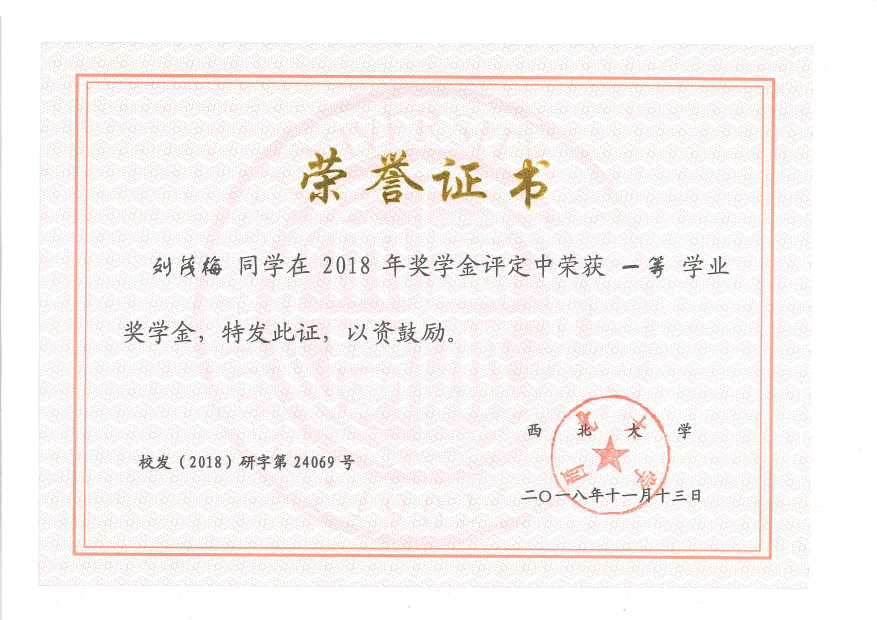
#> input picture temp/JPEGcompression/jxj2018_compressed_image.jpg, 3508 x 2480 px (shown at 1/4 size); its folder holds only this picture in this run
$ python -i PPTps.py   (imports and definitions only)   (older library calls are emulated)
#> lines starting #> are read from the running program, lines starting #| are printed output that depends on the picture; after the words box and inside, x2 and y2 are one past the last pixel; in counts of white or black regions, pixels touching at a corner belong together
#> further down, picture is the input picture: shape (2480, 3508, 3); mean B, G, R 242.2, 243.6, 249
# -*- coding: UTF-8 -*-
import os
import cv2
import numpy as np


def preprocess(img):
    # 转换为灰度图
    img = cv2.cvtColor(img, cv2.COLOR_BGR2GRAY)
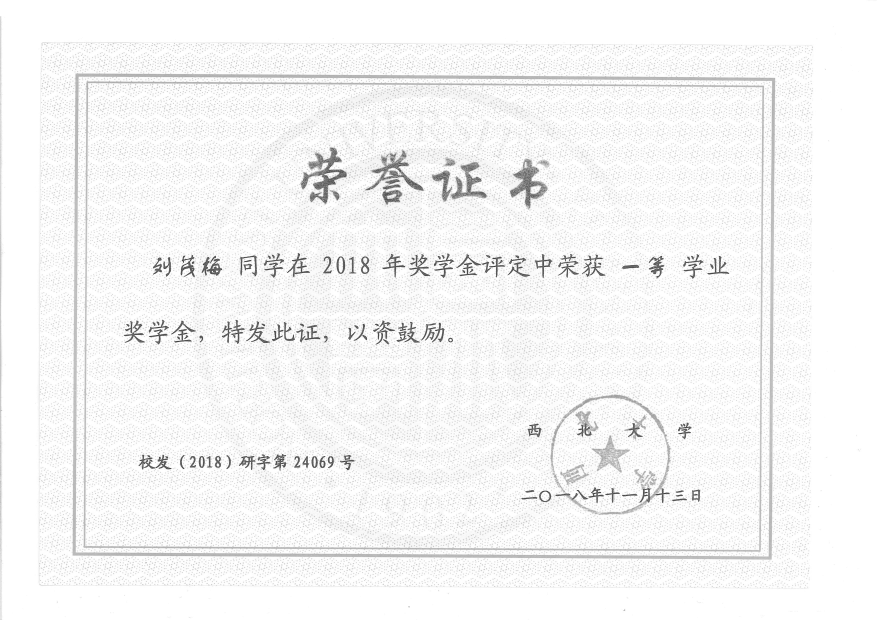
#> img: shape (2480, 3508) (shown at 1/4 size); min 0, max 255, mean 245.1
    # 二值化
    img = cv2.threshold(img, 0, 255, cv2.THRESH_BINARY | cv2.THRESH_OTSU)[1]
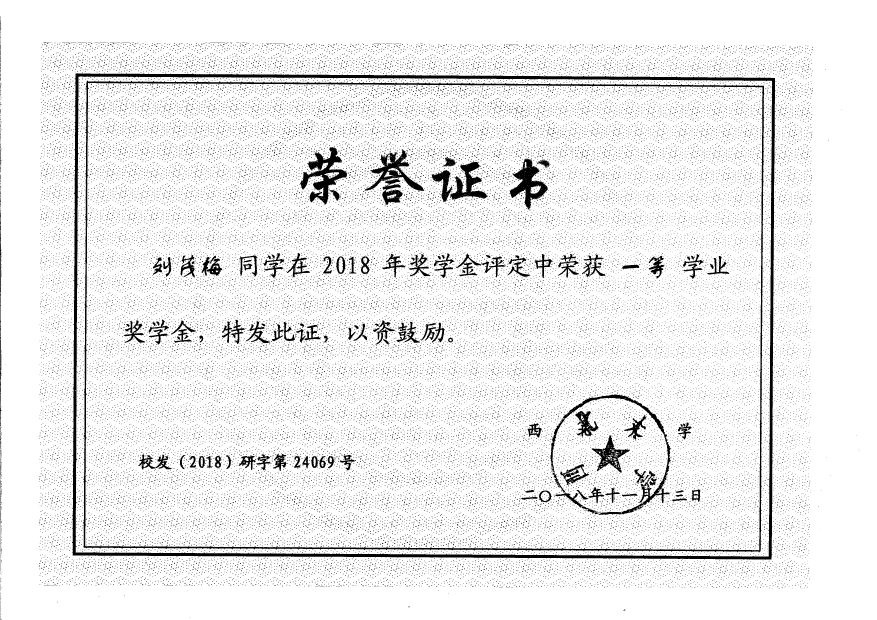
#> img: shape (2480, 3508) (shown at 1/4 size); 92.7% white; 43901 black regions (43691 under 20 px), largest, box (x1, y1, x2, y2) and area: (287, 293, 3103, 2239) 112968, (332, 322, 3059, 2210) 57674, (2201, 1577, 2685, 2060) 15890
    # 膨胀
    kernel = np.ones((3, 3), np.uint8)
    img = cv2.dilate(img, kernel, iterations=1)
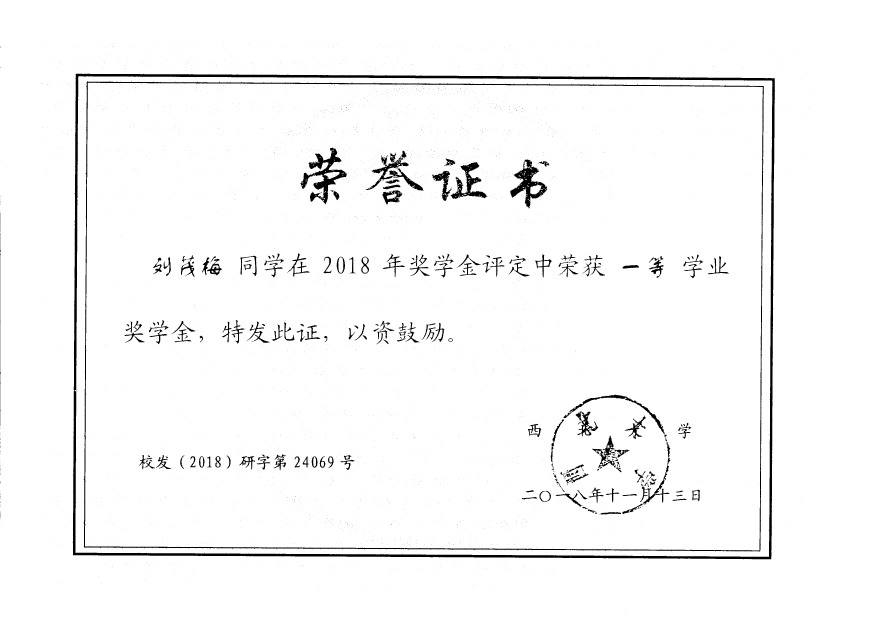
#> img: shape (2480, 3508) (shown at 1/4 size); 97.1% white; 2250 black regions (2051 under 20 px), largest, box (x1, y1, x2, y2) and area: (289, 294, 3100, 2237) 92476, (334, 324, 3056, 2207) 36565, (1202, 590, 1387, 817) 11987
    # 腐蚀
    img = cv2.erode(img, kernel, iterations=1)
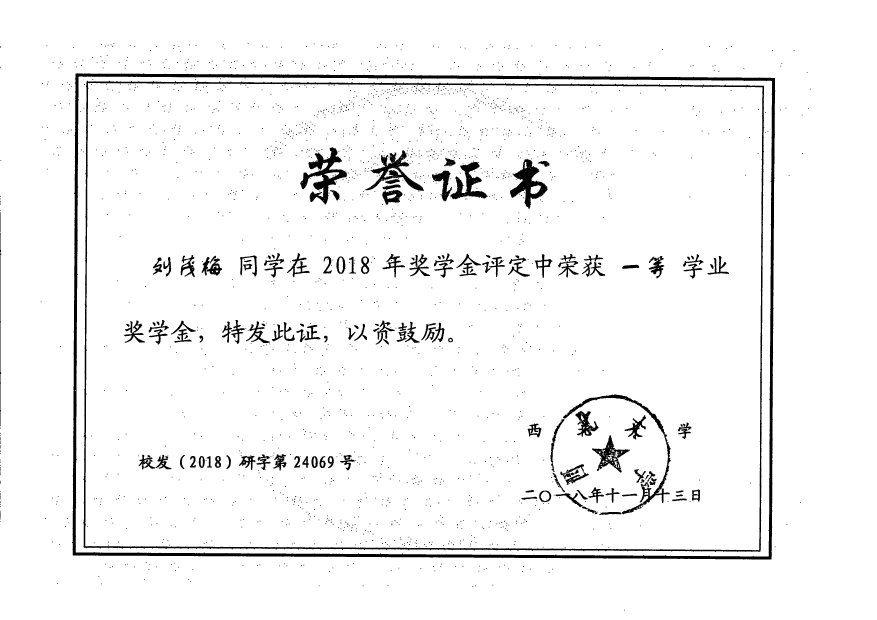
#> img: shape (2480, 3508) (shown at 1/4 size); 95.8% white; 2156 black regions (1981 under 20 px), largest, box (x1, y1, x2, y2) and area: (288, 293, 3101, 2238) 112176, (333, 323, 3057, 2208) 56225, (1201, 589, 1388, 818) 14447
    return img


# [152 lines left out: functions preprocess_adaptive, find_corners, crop_and_warp, calculate_distance, merge_crop_rect, not called in this run]


# [26 lines not run here, left out]

>>> import cv2
>>> picture = cv2.imread('temp/JPEGcompression/jxj2018_compressed_image.jpg')
>>> result = preprocess(picture)

$ run again, on temp/JPEGcompression/博士毕业证书.jpg
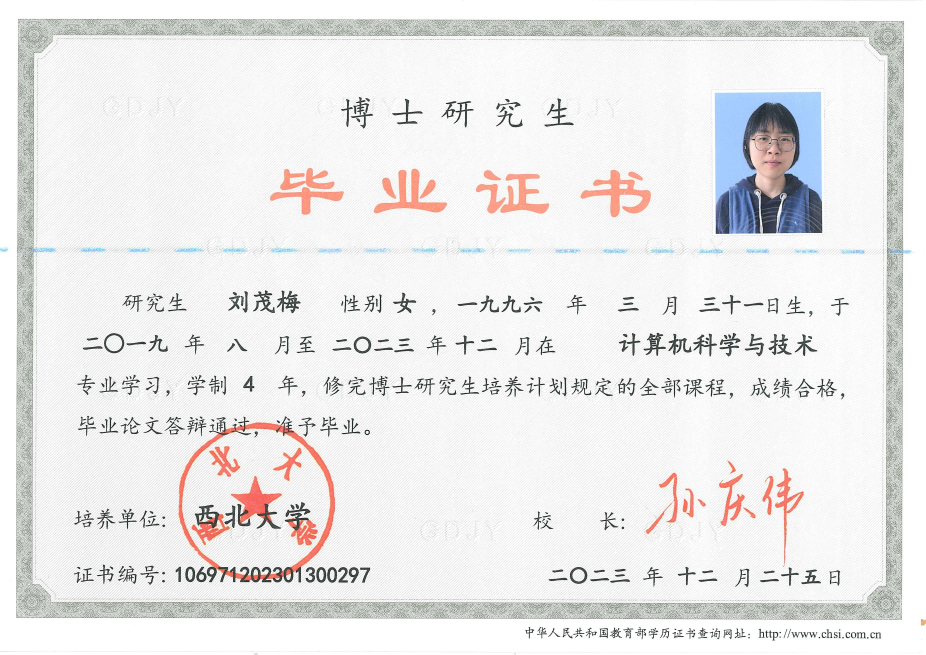
#> input picture temp/JPEGcompression/博士毕业证书.jpg, 2776 x 1964 px (shown at 1/3 size)
#> picture is the input picture: shape (1964, 2776, 3); mean B, G, R 233.7, 234, 234.8
#> in preprocess, `img = cv2.threshold(img, 0, 255, cv2.THRESH_BINARY | cv2.THRESH_OTSU)[1]`:
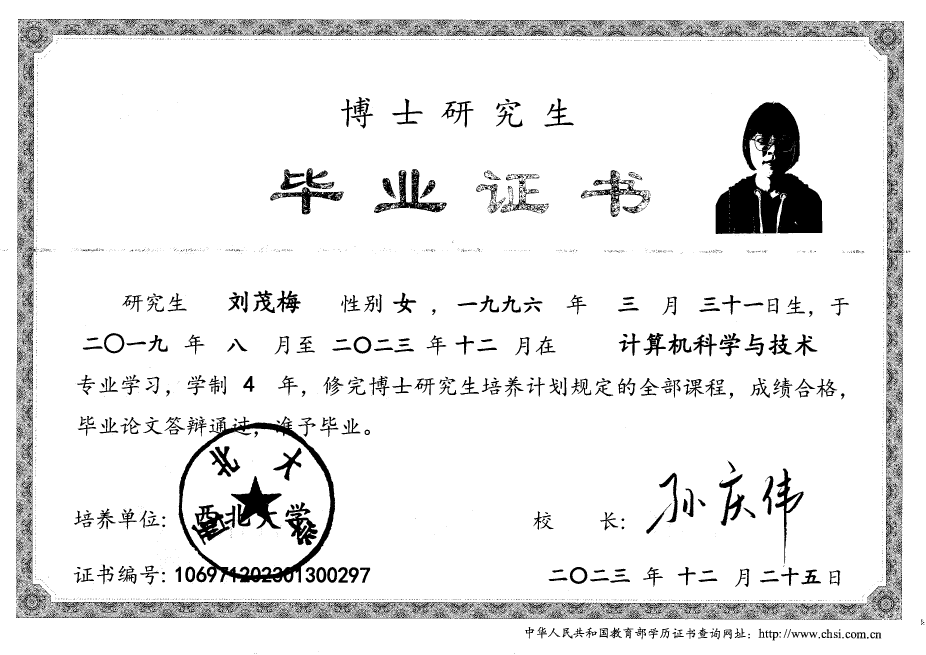
#> img: shape (1964, 2776) (shown at 1/3 size); 91.4% white; 15568 black regions (13863 under 20 px), largest, box (x1, y1, x2, y2) and area: (2147, 306, 2467, 702) 70593, (535, 1249, 1006, 1748) 26223, (693, 1428, 845, 1586) 9679
#> in preprocess, `img = cv2.erode(img, kernel, iterations=1)`:
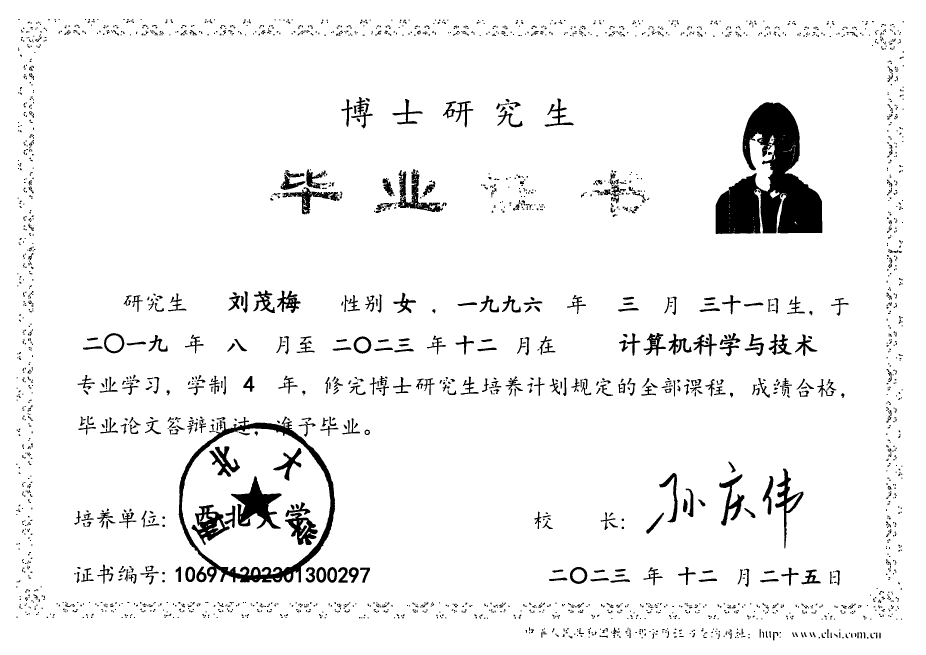
#> img: shape (1964, 2776) (shown at 1/3 size); 94.6% white; 2884 black regions (1712 under 20 px), largest, box (x1, y1, x2, y2) and area: (2147, 307, 2467, 702) 69869, (536, 1250, 1005, 1748) 25309, (693, 1429, 845, 1586) 9647
